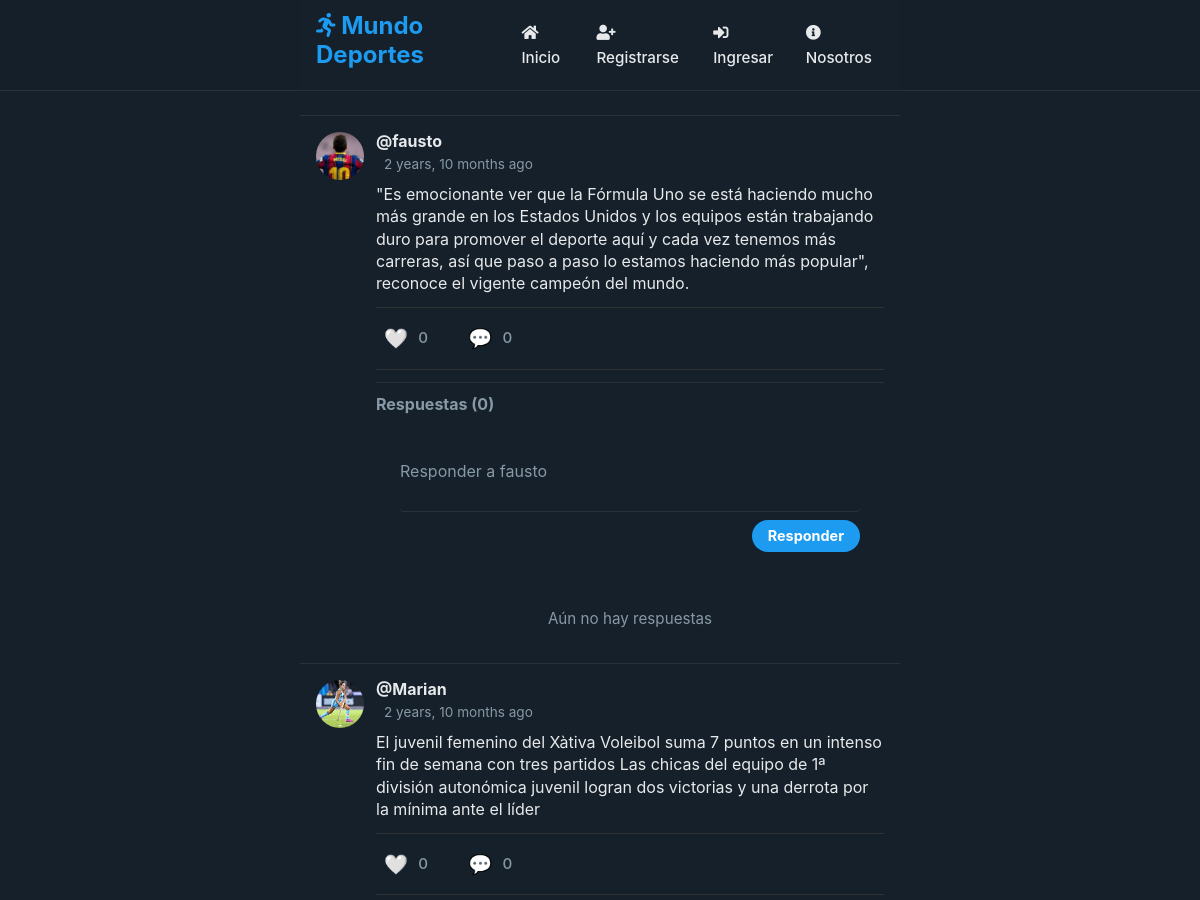
The app's page / (upper part), older data.
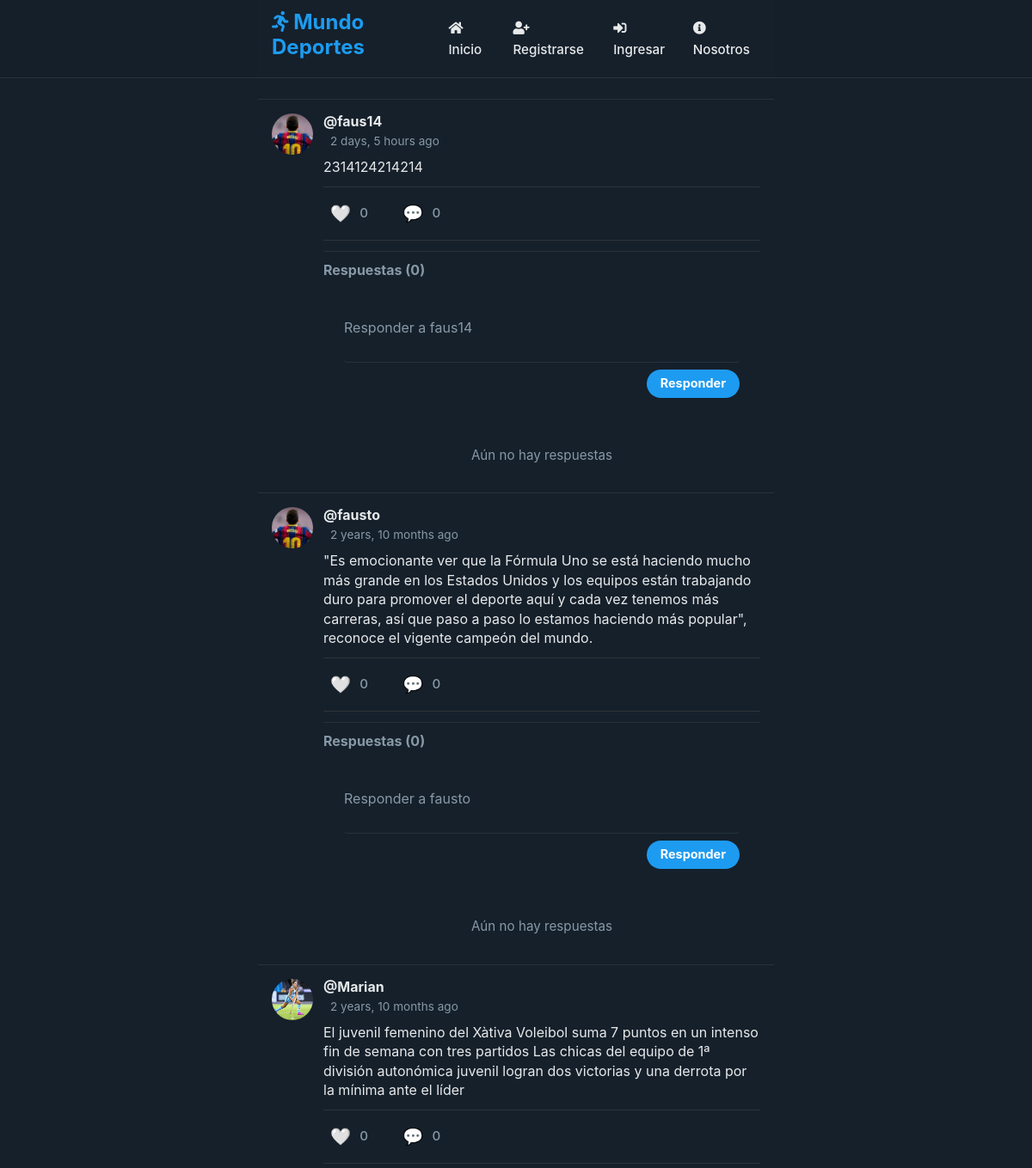
The same page, newer data.
### social/models.py (models this page shows, shortened)
class Post(models.Model):
	user = models.ForeignKey(User, on_delete=models.CASCADE, related_name='posts')
	timestamp = models.DateTimeField(default=timezone.now)
	content = models.TextField()
	class Meta:
		ordering = ['-timestamp']

class Profile(models.Model):
	user = models.OneToOneField(User, on_delete=models.CASCADE)
	image = models.ImageField(default='messi.jpg')

### social/views.py (the view)
# urls.py: path('', views.feed, name='feed'),
def feed(request):
	posts = Post.objects.all()
	comment_form = CommentForm()
	context = { 'posts': posts, 'comment_form': comment_form }
	return render(request, 'social/feed.html', context)

### social/forms.py
class CommentForm(forms.ModelForm):
    class Meta:
        model = Comment
        fields = ['text']
        widgets = {
            'text': forms.Textarea(attrs={'class': 'form-control', 'rows': 2, 'placeholder': 'Escribe un comentario...'}),
        }

### social/templates/social/feed.html (shortened to what this page needs)
{% extends 'social/layout.html' %}
{% load humanize %}
{% block content %}
{% for post in posts %}
<article>
    <div class="container-article">
        <img src="{{ post.user.profile.image.url }}">
        <div>
            <h2 class="username"><a href="{% url 'profile' post.user.username %}">@{{ post.user.username }}</a></h2>
            <time data-time="#">{{ post.timestamp|naturaltime }}</time>
            <div class="post">{{ post.content }}</div>
            <div class="post-actions">
                <div class="like-action">
                    {% if request.user in post.likes.all %}
                        <a href="{% url 'like_post' post.id %}" class="like-button liked">
                            <span class="like-icon">❤️</span>
                            <span class="like-count">{{ post.likes.count }}</span>
                        </a>
                    {% else %}
                        <a href="{% url 'like_post' post.id %}" class="like-button">
                            <span class="like-icon">🤍</span>
                            <span class="like-count">{{ post.likes.count }}</span>
                        </a>
                    {% endif %}
                </div>
                <div class="comment-action">
                    <a href="#comments-{{ post.id }}" class="comment-button">
                        <span class="comment-icon">💬</span>
                        <span class="comment-count">{{ post.comments.count }}</span>
                    </a>
                </div>
            </div>
            <div class="comments-section" id="comments-{{ post.id }}">
                <h4>Respuestas ({{ post.comments.count }})</h4>
                <form method="POST" action="{% url 'add_comment' post.id %}" class="comment-form">
                    <textarea name="text" placeholder="Responder a {{ post.user.username }}"></textarea>
                    <div class="comment-form-footer">
                        <button type="submit" class="comment-btn">Responder</button>
                    </div>
                </form>
                <div class="comments-list">
                    {% for comment in post.comments.all %}
                    <div class="comment">
                        <div class="comment-avatar">
                            <img src="{{ comment.user.profile.image.url }}" alt="{{ comment.user.username }}">
                        </div>
                        <div class="comment-body">
                            <div class="comment-header">
                                <a href="{% url 'profile' comment.user.username %}" class="comment-user">{{ comment.user.username }}</a>
                                <span class="comment-time">· {{ comment.created_at|naturaltime }}</span>
                            </div>
                            <div class="comment-content">{{ comment.text }}</div>
                        </div>
                    </div>
                    {% empty %}
                    <div class="no-comments">Aún no hay respuestas</div>
                    {% endfor %}
                </div>
            </div>
        </div>
    </div>
</article>
{% endfor %}
{% endblock %}

Row changes from the older to the newer data that the page shows:
added Post: user.profile.image (picture), user.username "faus14", timestamp "2 days, 5 hours ago", content "2314124214214", likes.count "0", comments.count "0", text "Responder a faus14"
